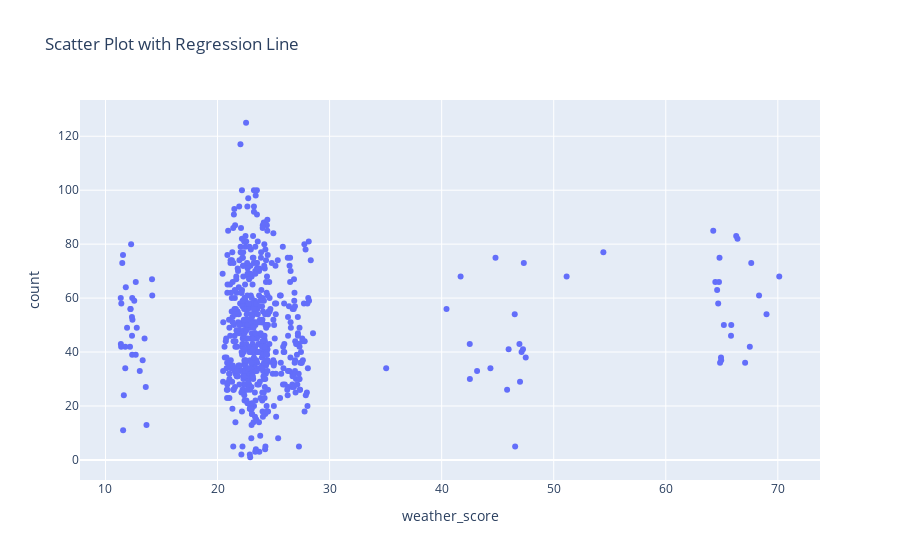

Notebook cell for this chart:
### Code cell
fig = px.scatter(weather_los_angeles, x='weather_score', y='count', title='Scatter Plot with Regression Line')

# Show the plot
fig.show()

### Figure 1 — Plotly figure (JSON) as saved in the notebook; plotly's stock layout.template omitted (floating-point values rounded to 4 significant figures; data arrays with more than 128 entries replaced by an {"elided": "..."} marker saying what was removed)
{"data": [{"hovertemplate": "weather_score=%{x}<br>count=%{y}<extra></extra>", "legendgroup": "", "marker": {"color": "#636efa", "symbol": "circle"}, "mode": "markers", "name": "", "orientation": "v", "showlegend": false, "type": "scatter", "x": {"elided": "613 float values"}, "xaxis": "x", "y": {"elided": "613 int values"}, "yaxis": "y"}], "layout": {"legend": {"tracegroupgap": 0}, "title": {"text": "Scatter Plot with Regression Line"}, "xaxis": {"anchor": "y", "domain": [0, 1], "title": {"text": "weather_score"}}, "yaxis": {"anchor": "x", "domain": [0, 1], "title": {"text": "count"}}}}
